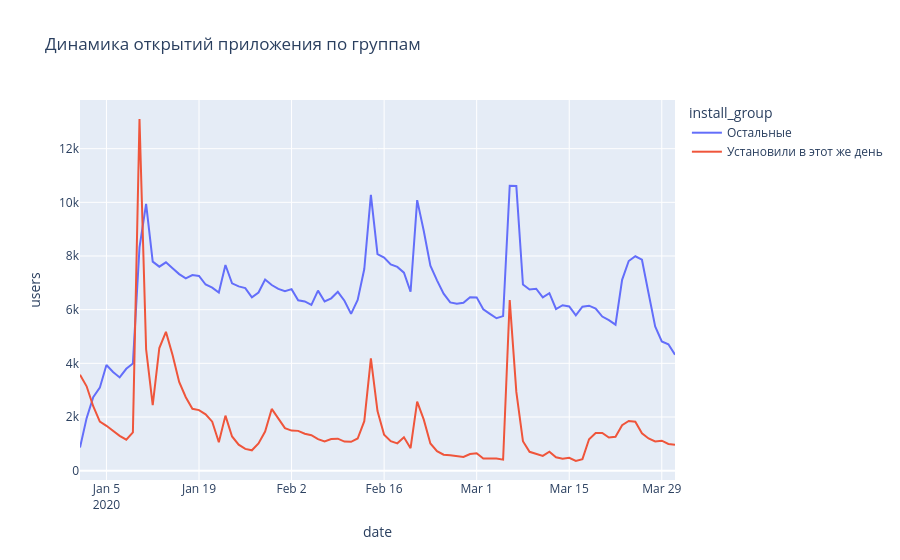

Here is the notebook cell this chart was saved with:
### Code cell
# Агрегация данных по дате и группе
dm = df[df['event'] == 'app_start'].groupby(['date', 'install_group']).size().reset_index(name='users')

# Построение графика
detalized_graphs(dm, 'install_group', 'date', 'users', 'Динамика открытий приложения по группам')
